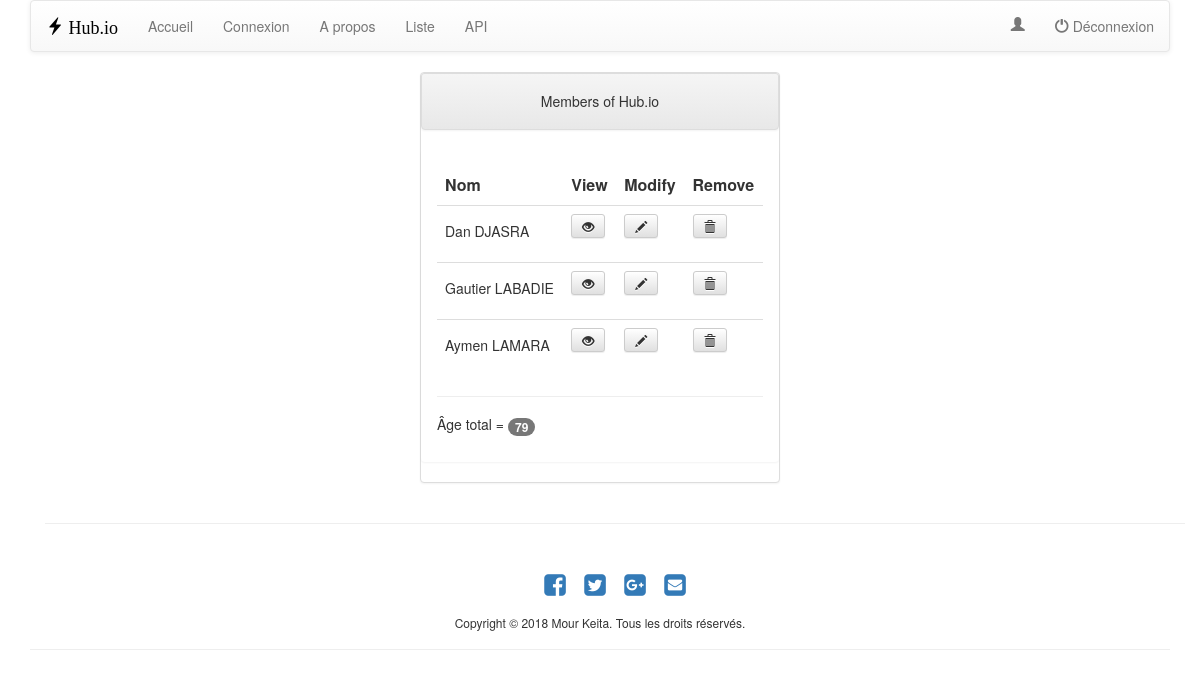
The app's page /listUsers, older data.
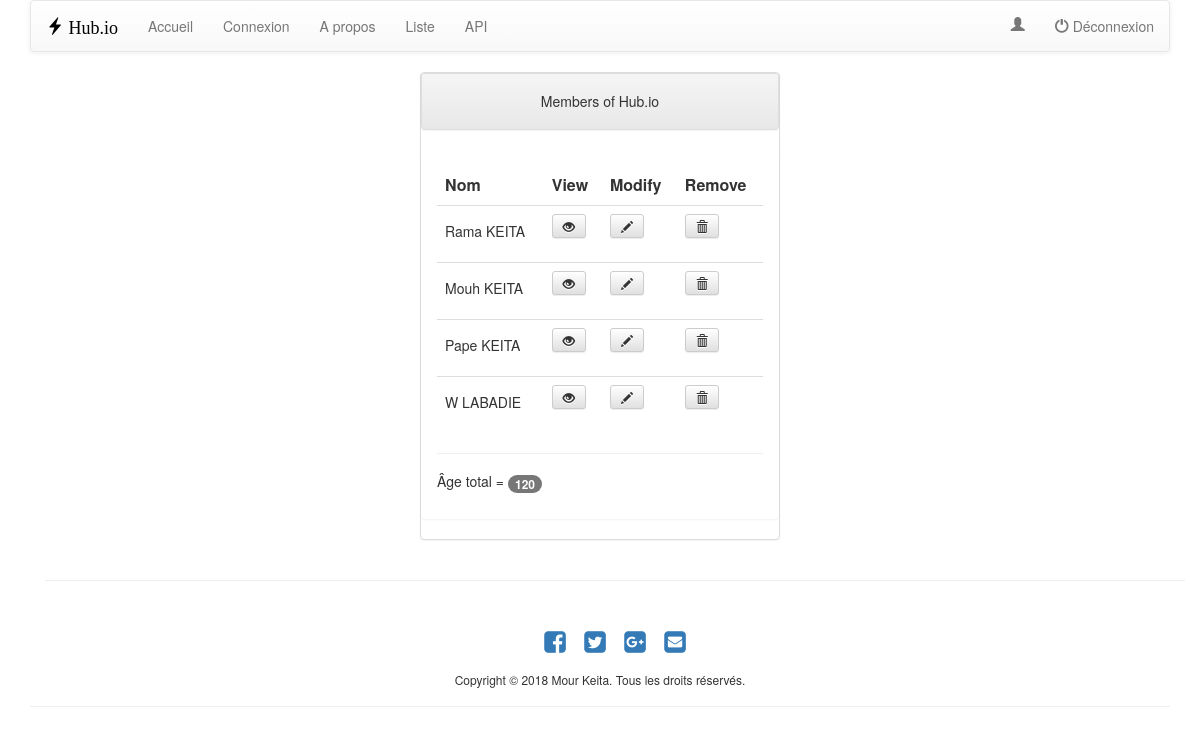
The same page, newer data.
### qa/models.py (models this page shows, shortened)
class Qa(models.Model):
    first = models.CharField(max_length=200)
    last = models.CharField(max_length=200)
    email = models.EmailField(max_length=100, unique=True, default="")
    password = models.CharField(max_length=100, default="")
    age = models.IntegerField(max_length=3)

### qa/views.py (the view)
# urls.py: url(r'^listUsers', views.listUsers, name='listUsers'),
def listUsers(request):
    users = Qa.objects.all()
    total_age = 0
    name_length = 0
    for user in users:
        name_length = user.first.__sizeof__() + user.last.__sizeof__()
        total_age = total_age + user.age
        print name_length
    context = {'users':users, 'total_age':total_age}
    return render(request, 'qa.html', context )

### qa/templates/qa.html (shortened to what this page needs)
{% extends "base.html" %}
{% block content %}
<div class="panel panel-default">
	<div style="text-align: center" class="panel panel-heading">
		<h5>Members of Hub.io</h5>
	</div>
	<div class="panel panel-body">
		<table class="table table-hover">
			<tr>
				<th>Nom</th>
				<th>View</th>
				<th>Modify</th>
				<th>Remove</th>
			</tr>
			{% for user in users %}
    		<tr>
    			<td>
    				<h5>{{ user.first }} {{ user.last }}</h5>
    			</td>
    			<td>
                    <form role="form" action="/displayuser" method="post">{% csrf_token %}
    				<button type="submit" class="btn btn-default btn-sm" data-toggle="modal" data-target="#display-user">
    					<span class="glyphicon glyphicon-eye-open"></span>
    				</button>
                    </form>
                </div>
              </div>
            </div>
    			</td>
    			<td>
    				<button class="btn btn-default btn-sm">
    					<span class="glyphicon glyphicon-pencil"></span>
    				</button>
    			</td>
    			<td>
            <form role="form" action="/delete" method="post">{% csrf_token %}
              <button type="submit" class="btn btn-default btn-sm">
                <span class="glyphicon glyphicon-trash"></span>
              </button>
            </form>
          </td>
        </tr>
        {% endfor %}
		<hr>
		<h5> Âge total =  <span class="badge">{{ total_age }}</span> </h5>
{% endblock %}

### qa/templates/base.html (shortened to what this page needs)
{% load staticfiles %}
<html>
<head>
	<link href="//maxcdn.bootstrapcdn.com/font-awesome/4.1.0/css/font-awesome.min.css" rel="stylesheet">
	<link rel="stylesheet" href="//maxcdn.bootstrapcdn.com/bootstrap/3.2.0/css/bootstrap.min.css">
    <link rel="stylesheet" href="//maxcdn.bootstrapcdn.com/bootstrap/3.2.0/css/bootstrap-theme.min.css">
</head>
<body>
  <div class="container">
  	<nav class="navbar navbar-default">
    		<div class="container-fluid">
    			<div class="navbar-header">
    				 <a style="color:black; font-family:Chalkduster;" class="navbar-brand" href="/login"><span class="glyphicon glyphicon-flash"></span> Hub.io</a>
    			</div>
      		<ul class="nav navbar-nav">
      			<li><a href="/login">Accueil</a></li>
      			<li><a href="/login">Connexion</a></li>
      			<li><a href="/login">A propos</a></li>
            <li><a href="/listUsers">Liste</a></li>
            <li><a href="/api">API</a></li>
      		</ul>
          <ul  class="nav navbar-nav navbar-right">
            <li>
               <a href="/welcome">
              <div>
                <span class="glyphicon glyphicon-user" aria-hidden="true"></span> {{ username }}
              </div>
              </a>
              </li>
            <li>
              <a href="/logout"><div>
              <span class="glyphicon glyphicon-off" aria-hidden="true"></span> D&eacute;connexion</div>
              </a>
            </li>
          </ul>
    		</div>
  	</nav>
<div>
  <div class="row">
    <div class="col-sm-4"></div>
    <div class="col-sm-4">
      {% block content %}
      {% endblock %}
    <div class="col-sm-4"></div>
<div class="container">
    <hr />
        <div class="text-center center-block">
            <br />
                <a href="https://www.facebook.com/"><i class="fa fa-facebook-square fa-3x social"></i></a>
	            <a href="https://twitter.com/"><i class="fa fa-twitter-square fa-3x social"></i></a>
	            <a href="https://plus.google.com"><i class="fa fa-google-plus-square fa-3x social"></i></a>
	            <a href="mailto:xxxxxxxxxx@gmail.com"><i class="fa fa-envelope-square fa-3x social"></i></a>
	    </div>
</div>
<div class="text-center center-block">
	<p><h6>Copyright &#169 {% now "Y" %} Mour Keita. Tous les droits réservés.</h6></p>
</div>
    <hr />
</body>
</html>

### qa/templates/base.html (style rules this page uses)
.social { -webkit-transform: scale(0.6); -moz-transform: scale(0.6); -o-transform: scale(0.6); -webkit-transition-duration: 0.5s; -moz-transition-duration: 0.5s; -o-transition-duration: 0.5s; }

Row changes from the older to the newer data that the page shows:
removed Qa: first "Dan", last "DJASRA"
removed Qa: first "Gautier", last "LABADIE"
removed Qa: first "Aymen", last "LAMARA"
added Qa: first "Rama", last "KEITA"
added Qa: first "Mouh", last "KEITA"
added Qa: first "Pape", last "KEITA"
added Qa: first "W", last "LABADIE"
Text that changed along with them:
{{ total_age }}: "79" → "120"
